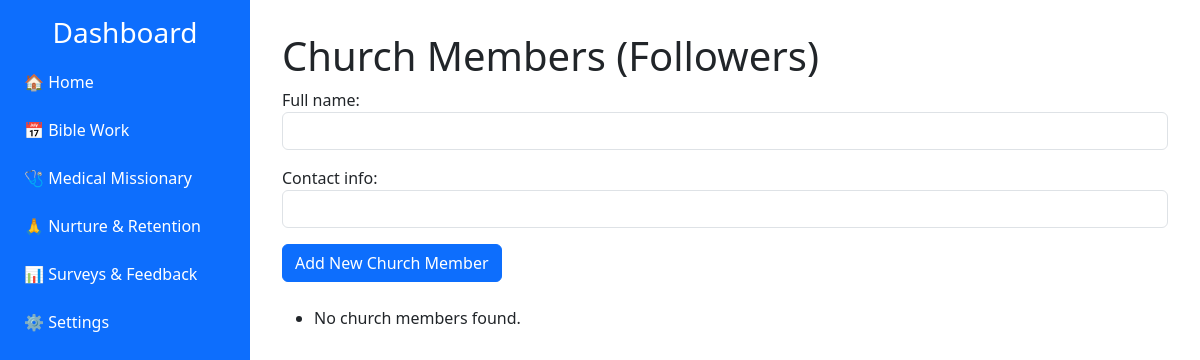
/nurture/church-members/, run on an earlier commit of the app's database.
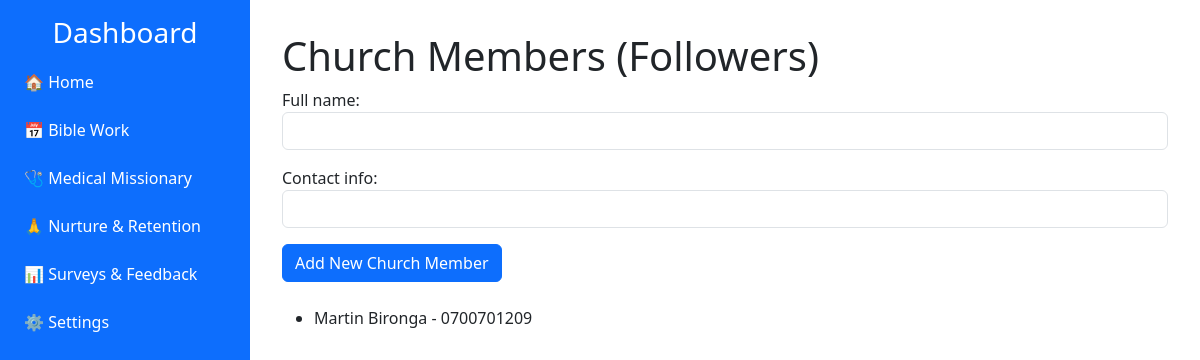
And on a later commit of the database.
### nurture/models.py (models this page shows, shortened)
class ChurchMember(models.Model):
    full_name = models.CharField(max_length=255)
    contact_info = models.CharField(max_length=255, blank=True)

### nurture/views.py (the view)
# urls.py: path('church-members/', views.church_member_list, name='church_member_list'),
def church_member_list(request):
    members = ChurchMember.objects.all()
    if request.method == 'POST':
        form = ChurchMemberForm(request.POST)
        if form.is_valid():
            form.save()
            return redirect('church_member_list')
    else:
        form = ChurchMemberForm()
    return render(request, 'nurture/church_member_list.html', {'members': members, 'form': form})

### nurture/forms.py
class ChurchMemberForm(forms.ModelForm):
    class Meta:
        model = ChurchMember
        fields = ['full_name', 'contact_info']
    def __init__(self, *args, **kwargs):
        super().__init__(*args, **kwargs)
        for field in self.visible_fields():
            field.field.widget.attrs['class'] = 'form-control'

### nurture/templates/nurture/church_member_list.html (shortened to what this page needs)
{% extends "nurture/base.html" %}
{% block content %}
<h1>Church Members (Followers)</h1>
<form method="post" class="mb-4">
  {{ form.as_p }}
  <button type="submit" class="btn btn-primary">Add New Church Member</button>
</form>
<ul>
  {% for member in members %}
    <li>{{ member.full_name }} - {{ member.contact_info }}</li>
  {% empty %}
    <li>No church members found.</li>
  {% endfor %}
</ul>
{% endblock %}

What changed in the data, as far as the page shows it:
added ChurchMember: full_name "Martin Bironga", contact_info "0700701209"
Also different on the page:
text no longer shown: "No church members found."
